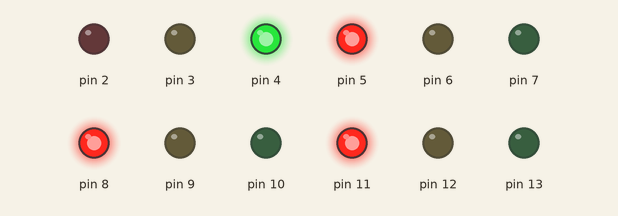
Bench run of a sketch on a simulated Arduino Uno, built with avr-gcc and run on an emulated ATmega328P. Shown: output pins drawn as LEDs (lit = HIGH).

Above: at 4.5 s.
At 10.5 s:
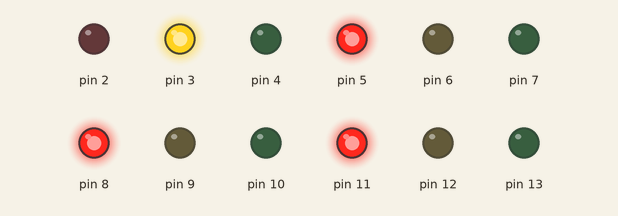
At 19.5 s:
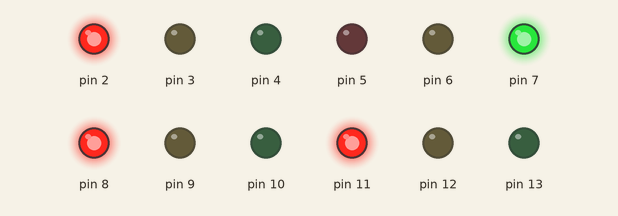
At 40.5 s:
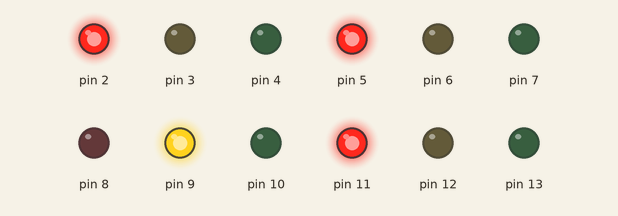
At 55.5 s:
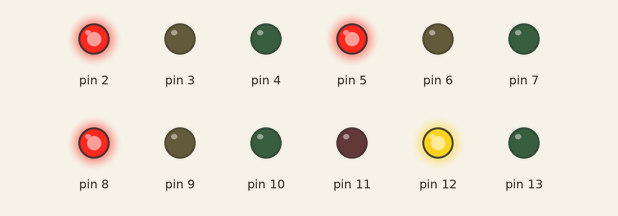
At 73.5 s:
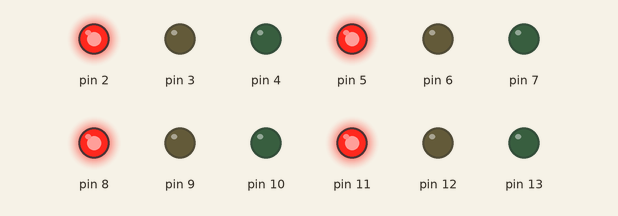
Timing chart, 0 to 78.0 s (numbered marks = the images above):
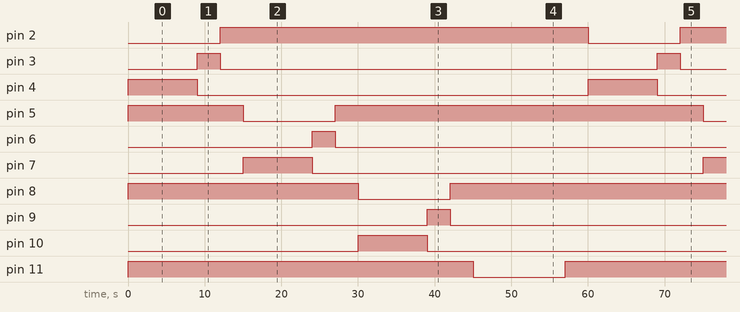

Measured:
- by itself, pin 2, pin 5, pin 8, pin 11: alternates HIGH for 48.0 s and LOW for 12.0 s
- by itself, pin 3, pin 6, pin 9, pin 12: alternates HIGH for 3.0 s and LOW for 57.0 s
- by itself, pin 4, pin 7, pin 10, pin 13: alternates HIGH for 9.0 s and LOW for 51.0 s

The sketch:

sketch.ino
```cpp
void setup(){
    for(char I=2;I<14;I++){
    pinMode(I,OUTPUT);
    }

    for(char I=2;I<14;I++){
    digitalWrite(I,0);
    }

  //Red light
    digitalWrite(4,1);
    digitalWrite(5,1);
    digitalWrite(8,1);
    digitalWrite(11,1);
}

void loop(){

  //Street 1
    digitalWrite(2,0);
    digitalWrite(3,0);
    digitalWrite(4,1);
    delay(9000);
    digitalWrite(2,0);
    digitalWrite(3,1);
    digitalWrite(4,0);
    delay(3000);
    digitalWrite(2,1);
    digitalWrite(3,0);
    digitalWrite(4,0);
    delay(3000);

  //Street 2
    digitalWrite(5,0);
    digitalWrite(6,0);
    digitalWrite(7,1);
    delay(9000);
    digitalWrite(5,0);
    digitalWrite(6,1);
    digitalWrite(7,0);
    delay(3000);
    digitalWrite(5,1);
    digitalWrite(6,0);
    digitalWrite(7,0);
    delay(3000);

  //Street 3
    digitalWrite(8,0);
    digitalWrite(9,0);
    digitalWrite(10,1);
    delay(9000);
    digitalWrite(8,0);
    digitalWrite(9,1);
    digitalWrite(10,0);
    delay(3000);
    digitalWrite(8,1);
    digitalWrite(9,0);
    digitalWrite(10,0);
    delay(3000);

   //Street 4
    digitalWrite(11,0);
    digitalWrite(12,0);
    digitalWrite(13,1);
    delay(9000);
    digitalWrite(11,0);
    digitalWrite(12,1);
    digitalWrite(13,0);
    delay(3000);
    digitalWrite(11,1);
    digitalWrite(12,0);
    digitalWrite(13,0);
    delay(3000);
}
```
